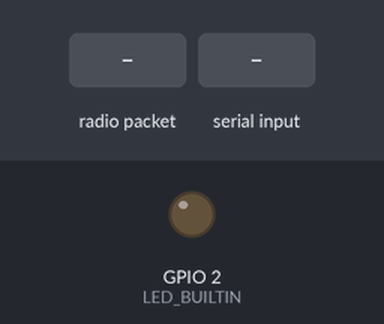
A program run on a simulated ESP32. Shown: output pins drawn as LEDs (lit = HIGH). The inputs (shaded band) are chosen by the test bench. What the program prints to the serial monitor is not drawn.

Above: at 1.2 s.
1.3 s: radio packet "FF" arrives
2.8 s: "FF\n" received over Serial
Timing chart, 0 to 5.8 s (numbered marks = the images above; inputs shaded):
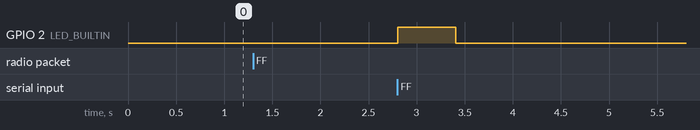

Measured:
- after the input at 1.3 s, every drawn part: stays the same
- after the input at 2.8 s, GPIO 2 (LED_BUILTIN): LOW → HIGH at once, → LOW 0.60 s later

The program:

main.cpp
```cpp
//INI ESP32 YANG LAMA
#include <Arduino.h>
#include <EEPROM.h>
#include <WiFi.h>
#include <esp_err.h>
#include <esp_now.h>
#include <esp_wifi.h>
#include "espnow.h"
#define CHANNEL 6
String inputSerial;

void setup() {
  Serial.begin(115200);
  Serial.println("Transmitter Init...");
  pinMode(LED_BUILTIN, OUTPUT);
  digitalWrite(LED_BUILTIN, LOW);
  esp_wifi_set_ps(WIFI_PS_NONE);

  WiFi.mode(WIFI_STA);

  esp_err_t power = esp_wifi_set_max_tx_power(78);
  if (power == ESP_OK) {
      Serial.println("TX Power berhasil diatur ke 19.5 dBm");
  } else {
      Serial.print("Gagal set TX Power: ");
      Serial.println(esp_err_to_name(power));
  }

  esp_wifi_set_promiscuous(true);
    esp_wifi_set_channel(CHANNEL, WIFI_SECOND_CHAN_NONE);
    esp_wifi_set_promiscuous(false);

  Serial.print("MAC ESP lama: ");
  Serial.println(WiFi.macAddress());


  if (esp_now_init() != ESP_OK) {
    Serial.println("ESP-NOW init gagal");
    return;
  }
  esp_now_register_recv_cb(OnDataRecv);
  esp_now_register_send_cb(OnDataSent);

  memset(&peerInfo, 0, sizeof(peerInfo));
  memcpy(peerInfo.peer_addr, mac_addresses[0], 6);
  peerInfo.channel = 0;
  peerInfo.encrypt = false;

  esp_err_t err = esp_now_add_peer(&peerInfo);
  if (err != ESP_OK) {
    Serial.print("Gagal add peer: ");
    Serial.println(esp_err_to_name(err));
    return;
  }
  Serial.println("Siap.");
}

void loop() {
    inputSerial = Serial.readStringUntil('\n');
    inputSerial.trim();
    if(inputSerial.length() == 0) return;
    if(inputSerial.substring(0,2) == "FF"){
      esp_err_t result = esp_now_send(mac_addresses[0], (uint8_t*)inputSerial.c_str(), inputSerial.length());
    }
}
```

espnow.h
```cpp
#ifndef espnow_h
#define espnow_h
//ESPNOW
extern String inputSerial;

uint8_t mac_addresses[1][6] = {
    {0x20,0x9B,0xA9,0x97,0x79,0x90}  // ESP 32 SERVER
};
esp_now_peer_info_t peerInfo;
struct data{
  char pesan[250];
};
data dataTerima;
data dataKirim;
void OnDataSent(const uint8_t *mac_addr, esp_now_send_status_t status) {
  digitalWrite(LED_BUILTIN, status == ESP_NOW_SEND_SUCCESS ? HIGH : LOW);
  if(status ==  ESP_NOW_SEND_SUCCESS){
    digitalWrite(LED_BUILTIN, HIGH);
    Serial.println("Data berhasil dikirim " + inputSerial);
  }else{
    digitalWrite(LED_BUILTIN, LOW);
    Serial.println("ESPNOW gagal mengirim " + inputSerial);
  }
  delay(600);
  digitalWrite(LED_BUILTIN, LOW);

}


void OnDataRecv(const uint8_t *mac, const uint8_t *incomingData, int len) {
  memset(&dataTerima, 0, sizeof(dataTerima));
  memcpy(dataTerima.pesan, incomingData, min(len, (int)sizeof(dataTerima.pesan) - 1));
  String pesan = dataTerima.pesan;
  String header = pesan.substring(0, 2);
  if(header == "FF"){
    Serial.println(pesan);

  }

}

#endif
```
